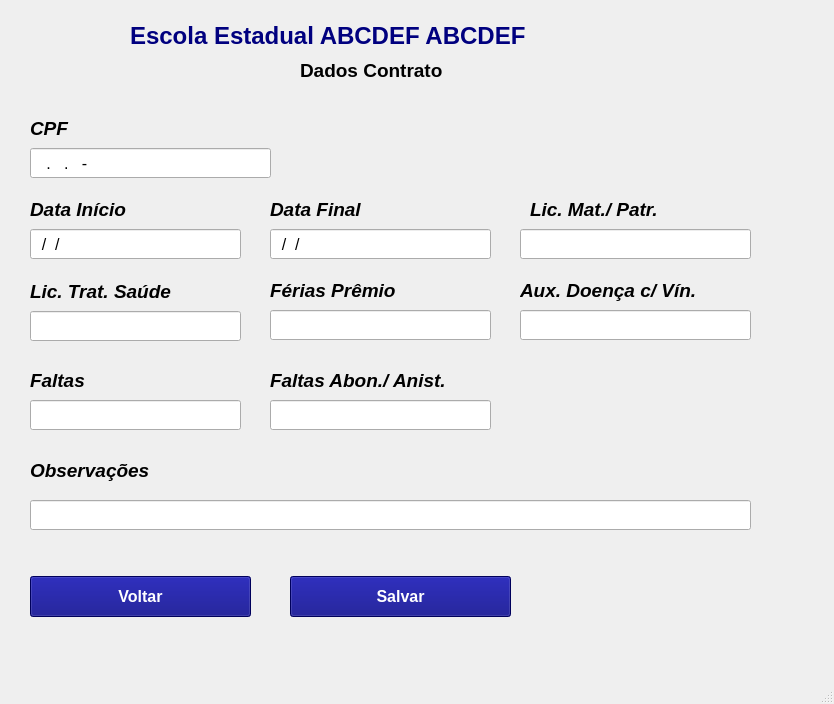
<?xml version="1.0" encoding="UTF-8"?>
<ui version="4.0">
 <class>MainWindow</class>
 <widget class="QMainWindow" name="MainWindow">
  <property name="geometry">
   <rect>
    <x>0</x>
    <y>0</y>
    <width>834</width>
    <height>704</height>
   </rect>
  </property>
  <property name="windowTitle">
   <string>MainWindow</string>
  </property>
  <widget class="QWidget" name="centralwidget">
   <widget class="QLabel" name="label">
    <property name="geometry">
     <rect>
      <x>130</x>
      <y>20</y>
      <width>591</width>
      <height>31</height>
     </rect>
    </property>
    <property name="font">
     <font>
      <family>Arial</family>
      <pointsize>18</pointsize>
      <weight>75</weight>
      <bold>true</bold>
     </font>
    </property>
    <property name="styleSheet">
     <string notr="true">color:rgb(0, 0, 127)</string>
    </property>
    <property name="text">
     <string>Escola Estadual ABCDEF ABCDEF</string>
    </property>
   </widget>
   <widget class="QLabel" name="label_2">
    <property name="geometry">
     <rect>
      <x>300</x>
      <y>60</y>
      <width>191</width>
      <height>21</height>
     </rect>
    </property>
    <property name="font">
     <font>
      <family>Arial</family>
      <pointsize>14</pointsize>
      <weight>75</weight>
      <bold>true</bold>
     </font>
    </property>
    <property name="text">
     <string>Dados Contrato</string>
    </property>
   </widget>
   <widget class="QLabel" name="label_3">
    <property name="geometry">
     <rect>
      <x>30</x>
      <y>118</y>
      <width>71</width>
      <height>21</height>
     </rect>
    </property>
    <property name="font">
     <font>
      <family>Arial</family>
      <pointsize>14</pointsize>
      <weight>75</weight>
      <italic>true</italic>
      <bold>true</bold>
     </font>
    </property>
    <property name="text">
     <string>CPF</string>
    </property>
   </widget>
   <widget class="QLineEdit" name="txtCpfPeriodo">
    <property name="geometry">
     <rect>
      <x>30</x>
      <y>148</y>
      <width>241</width>
      <height>30</height>
     </rect>
    </property>
    <property name="font">
     <font>
      <pointsize>12</pointsize>
     </font>
    </property>
    <property name="inputMask">
     <string>000.000.000-00</string>
    </property>
   </widget>
   <widget class="QLabel" name="label_4">
    <property name="geometry">
     <rect>
      <x>30</x>
      <y>199</y>
      <width>131</width>
      <height>21</height>
     </rect>
    </property>
    <property name="font">
     <font>
      <family>Arial</family>
      <pointsize>14</pointsize>
      <weight>75</weight>
      <italic>true</italic>
      <bold>true</bold>
     </font>
    </property>
    <property name="text">
     <string>Data Início</string>
    </property>
   </widget>
   <widget class="QLineEdit" name="txtDataInicio">
    <property name="geometry">
     <rect>
      <x>30</x>
      <y>229</y>
      <width>211</width>
      <height>30</height>
     </rect>
    </property>
    <property name="font">
     <font>
      <pointsize>12</pointsize>
     </font>
    </property>
    <property name="inputMask">
     <string>00/00/0000</string>
    </property>
   </widget>
   <widget class="QLabel" name="label_5">
    <property name="geometry">
     <rect>
      <x>270</x>
      <y>199</y>
      <width>131</width>
      <height>21</height>
     </rect>
    </property>
    <property name="font">
     <font>
      <family>Arial</family>
      <pointsize>14</pointsize>
      <weight>75</weight>
      <italic>true</italic>
      <bold>true</bold>
     </font>
    </property>
    <property name="text">
     <string>Data Final</string>
    </property>
   </widget>
   <widget class="QLineEdit" name="txtDataFim">
    <property name="geometry">
     <rect>
      <x>270</x>
      <y>229</y>
      <width>221</width>
      <height>30</height>
     </rect>
    </property>
    <property name="font">
     <font>
      <pointsize>12</pointsize>
     </font>
    </property>
    <property name="inputMask">
     <string>00/00/0000</string>
    </property>
   </widget>
   <widget class="QLabel" name="label_6">
    <property name="geometry">
     <rect>
      <x>530</x>
      <y>199</y>
      <width>161</width>
      <height>21</height>
     </rect>
    </property>
    <property name="font">
     <font>
      <family>Arial</family>
      <pointsize>14</pointsize>
      <weight>75</weight>
      <italic>true</italic>
      <bold>true</bold>
     </font>
    </property>
    <property name="text">
     <string>Lic. Mat./ Patr.</string>
    </property>
   </widget>
   <widget class="QLineEdit" name="txtMaterPater">
    <property name="geometry">
     <rect>
      <x>520</x>
      <y>229</y>
      <width>231</width>
      <height>30</height>
     </rect>
    </property>
    <property name="font">
     <font>
      <pointsize>12</pointsize>
     </font>
    </property>
   </widget>
   <widget class="QLabel" name="label_7">
    <property name="geometry">
     <rect>
      <x>30</x>
      <y>281</y>
      <width>211</width>
      <height>21</height>
     </rect>
    </property>
    <property name="font">
     <font>
      <family>Arial</family>
      <pointsize>14</pointsize>
      <weight>75</weight>
      <italic>true</italic>
      <bold>true</bold>
     </font>
    </property>
    <property name="text">
     <string>Lic. Trat. Saúde</string>
    </property>
   </widget>
   <widget class="QLineEdit" name="txtSaude">
    <property name="geometry">
     <rect>
      <x>30</x>
      <y>311</y>
      <width>211</width>
      <height>30</height>
     </rect>
    </property>
    <property name="font">
     <font>
      <pointsize>12</pointsize>
     </font>
    </property>
   </widget>
   <widget class="QLabel" name="label_8">
    <property name="geometry">
     <rect>
      <x>270</x>
      <y>280</y>
      <width>161</width>
      <height>21</height>
     </rect>
    </property>
    <property name="font">
     <font>
      <family>Arial</family>
      <pointsize>14</pointsize>
      <weight>75</weight>
      <italic>true</italic>
      <bold>true</bold>
     </font>
    </property>
    <property name="text">
     <string>Férias Prêmio</string>
    </property>
   </widget>
   <widget class="QLineEdit" name="txtFerias">
    <property name="geometry">
     <rect>
      <x>270</x>
      <y>310</y>
      <width>221</width>
      <height>30</height>
     </rect>
    </property>
    <property name="font">
     <font>
      <pointsize>12</pointsize>
     </font>
    </property>
   </widget>
   <widget class="QLabel" name="label_9">
    <property name="geometry">
     <rect>
      <x>520</x>
      <y>280</y>
      <width>221</width>
      <height>21</height>
     </rect>
    </property>
    <property name="font">
     <font>
      <family>Arial</family>
      <pointsize>14</pointsize>
      <weight>75</weight>
      <italic>true</italic>
      <bold>true</bold>
     </font>
    </property>
    <property name="text">
     <string>Aux. Doença c/ Vín.</string>
    </property>
   </widget>
   <widget class="QLineEdit" name="txtAuxDoenca">
    <property name="geometry">
     <rect>
      <x>520</x>
      <y>310</y>
      <width>231</width>
      <height>30</height>
     </rect>
    </property>
    <property name="font">
     <font>
      <pointsize>12</pointsize>
     </font>
    </property>
   </widget>
   <widget class="QLabel" name="label_10">
    <property name="geometry">
     <rect>
      <x>30</x>
      <y>370</y>
      <width>101</width>
      <height>21</height>
     </rect>
    </property>
    <property name="font">
     <font>
      <family>Arial</family>
      <pointsize>14</pointsize>
      <weight>75</weight>
      <italic>true</italic>
      <bold>true</bold>
     </font>
    </property>
    <property name="text">
     <string>Faltas</string>
    </property>
   </widget>
   <widget class="QLineEdit" name="txtFaltas">
    <property name="geometry">
     <rect>
      <x>30</x>
      <y>400</y>
      <width>211</width>
      <height>30</height>
     </rect>
    </property>
    <property name="font">
     <font>
      <pointsize>12</pointsize>
     </font>
    </property>
   </widget>
   <widget class="QLabel" name="label_11">
    <property name="geometry">
     <rect>
      <x>270</x>
      <y>370</y>
      <width>221</width>
      <height>21</height>
     </rect>
    </property>
    <property name="font">
     <font>
      <family>Arial</family>
      <pointsize>14</pointsize>
      <weight>75</weight>
      <italic>true</italic>
      <bold>true</bold>
     </font>
    </property>
    <property name="text">
     <string>Faltas Abon./ Anist.</string>
    </property>
   </widget>
   <widget class="QLineEdit" name="txtAbono">
    <property name="geometry">
     <rect>
      <x>270</x>
      <y>400</y>
      <width>221</width>
      <height>30</height>
     </rect>
    </property>
    <property name="font">
     <font>
      <pointsize>12</pointsize>
     </font>
    </property>
   </widget>
   <widget class="QLabel" name="label_12">
    <property name="geometry">
     <rect>
      <x>30</x>
      <y>460</y>
      <width>221</width>
      <height>21</height>
     </rect>
    </property>
    <property name="font">
     <font>
      <family>Arial</family>
      <pointsize>14</pointsize>
      <weight>75</weight>
      <italic>true</italic>
      <bold>true</bold>
     </font>
    </property>
    <property name="text">
     <string>Observações</string>
    </property>
   </widget>
   <widget class="QLineEdit" name="txtObser">
    <property name="geometry">
     <rect>
      <x>30</x>
      <y>500</y>
      <width>721</width>
      <height>30</height>
     </rect>
    </property>
    <property name="font">
     <font>
      <pointsize>12</pointsize>
     </font>
    </property>
   </widget>
   <widget class="QPushButton" name="btnVoltar">
    <property name="geometry">
     <rect>
      <x>30</x>
      <y>576</y>
      <width>221</width>
      <height>41</height>
     </rect>
    </property>
    <property name="font">
     <font>
      <pointsize>12</pointsize>
      <weight>75</weight>
      <bold>true</bold>
     </font>
    </property>
    <property name="styleSheet">
     <string notr="true">background-color: rgb(0, 0, 127);
color: rgb(255, 255, 255);</string>
    </property>
    <property name="text">
     <string>Voltar</string>
    </property>
   </widget>
   <widget class="QPushButton" name="btnSalvarPeriodo">
    <property name="geometry">
     <rect>
      <x>290</x>
      <y>576</y>
      <width>221</width>
      <height>41</height>
     </rect>
    </property>
    <property name="font">
     <font>
      <pointsize>12</pointsize>
      <weight>75</weight>
      <bold>true</bold>
     </font>
    </property>
    <property name="styleSheet">
     <string notr="true">background-color: rgb(0, 0, 127);
color: rgb(255, 255, 255);</string>
    </property>
    <property name="text">
     <string>Salvar</string>
    </property>
   </widget>
  </widget>
  <widget class="QMenuBar" name="menubar">
   <property name="geometry">
    <rect>
     <x>0</x>
     <y>0</y>
     <width>834</width>
     <height>26</height>
    </rect>
   </property>
  </widget>
  <widget class="QStatusBar" name="statusbar"/>
 </widget>
 <resources/>
 <connections/>
</ui>
